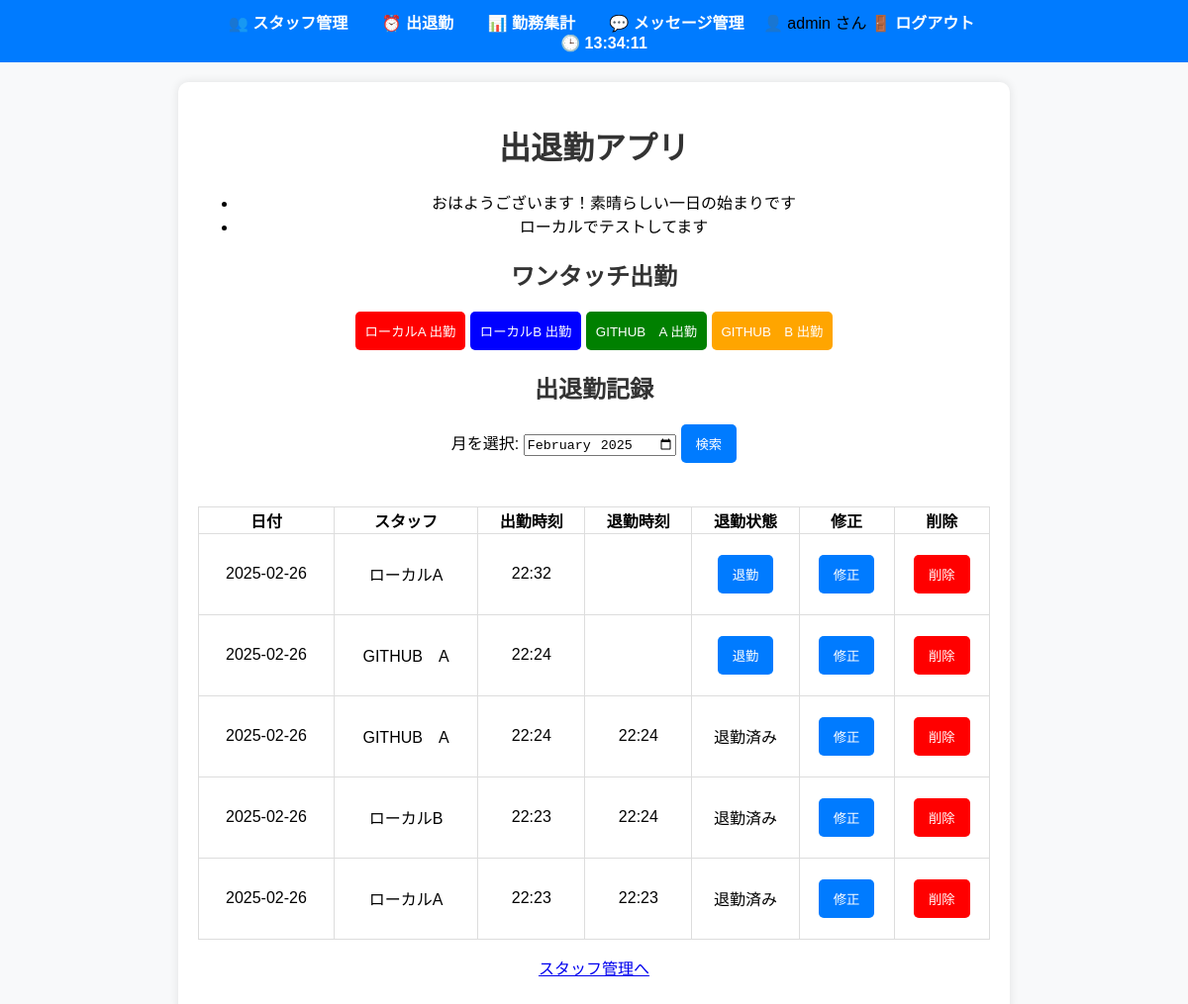
Page /attendance (signed in) on the committed database.
### models.py (models this page shows)
class User(UserMixin, db.Model):
    id = db.Column(db.Integer, primary_key=True)
    username = db.Column(db.String(100), unique=True, nullable=False)
    password = db.Column(db.String(100), nullable=False)  # 本番ではハッシュ化推奨

class Message(db.Model):
    id = db.Column(db.Integer, primary_key=True)
    message_text = db.Column(db.String(255), nullable=False)

class Staff(db.Model):
    id = db.Column(db.Integer, primary_key=True)
    name = db.Column(db.String(100), nullable=False)

class Attendance(db.Model):
    id = db.Column(db.Integer, primary_key=True)
    staff_id = db.Column(db.Integer, db.ForeignKey('staff.id'), nullable=False)
    work_date = db.Column(db.Date, nullable=False)
    clock_in = db.Column(db.Time, nullable=True)
    clock_out = db.Column(db.Time, nullable=True)
    staff = db.relationship('Staff', backref=db.backref('attendances', lazy=True))  # ← 追加！

### routes.py (the view)
@app.route('/attendance', methods=['GET'])
def attendance():
    staff = Staff.query.all()
    selected_month = request.args.get('month', datetime.today().strftime('%Y-%m'))  # デフォルトで今月を表示
    messages = Message.query.all()  # ✅ メッセージを取得
    query = Attendance.query.join(Staff).order_by(Attendance.work_date.desc(), Attendance.clock_in.desc())
    if selected_month:
        query = query.filter(func.strftime('%Y-%m', Attendance.work_date) == selected_month)
    attendance_records = query.all()
    return render_template('attendance.html', staff=staff, attendance_records=attendance_records, selected_month=selected_month, messages=messages)

### routes.py (called while the page is built)
@login_manager.user_loader
def load_user(user_id):
    return User.query.get(int(user_id))

### templates/attendance.html (shortened to what this page needs)
{% extends "base.html" %}
{% block content %}
<h1>出退勤アプリ</h1>
<ul>
    {% if messages %}
        {% for message in messages %}
            <li>{{ message.message_text }}</li>
        {% endfor %}
    {% else %}
        <li>📢 登録されたメッセージはありません。</li>
    {% endif %}
</ul>
<h2>ワンタッチ出勤</h2>
{% set colors = ["red", "blue", "green", "orange", "purple"] %}
{% for person in staff[:5] %}
<form action="{{ url_for('clock_in') }}" method="POST" style="display:inline;">
    <button type="submit" style="background-color: {{ colors[loop.index0 % colors|length] }}; color: white; padding: 10px; border: none; border-radius: 5px; cursor: pointer;">
        {{ person.name }} 出勤
    </button>
</form>
{% endfor %}
<h2>出退勤記録</h2>
<form method="GET">
    <label>月を選択:</label>
    <input type="month" name="month" value="{{ selected_month }}">
    <button type="submit">検索</button>
</form>
<table>
    <tr>
        <th>日付</th>
        <th>スタッフ</th>
        <th>出勤時刻</th>
        <th>退勤時刻</th>
        <th>退勤状態</th>
        <th>修正</th>
        <th>削除</th>
    </tr>
    {% for record in attendance_records %}
    <tr>
        <td>{{ record.work_date }}</td>
        <td>{{ record.staff.name }}</td>
        <td>{{ record.clock_in.strftime('%H:%M') if record.clock_in else '' }}</td>
　　　　　<td>{{ record.clock_out.strftime('%H:%M') if record.clock_out else '' }}</td>
        <td>
            {% if not record.clock_out %}
            <form action="{{ url_for('clock_out', attendance_id=record.id) }}" method="POST">
                <button type="submit">退勤</button>
            </form>
            {% else %}
            退勤済み
            {% endif %}
        </td>
        <td>
            <form action="{{ url_for('edit_attendance', attendance_id=record.id) }}" method="GET">
                <button type="submit">修正</button>
            </form>
        </td>
        <td>
            <form action="{{ url_for('delete_attendance', attendance_id=record.id) }}" method="POST" onsubmit="return confirm('本当に削除しますか？');">
                <button type="submit" style="background-color: red; color: white;">削除</button>
            </form>
        </td>
    </tr>
    {% endfor %}
</table>
<p><a href="{{ url_for('staff_list') }}">スタッフ管理へ</a></p>
{% endblock %}

### templates/base.html (shortened to what this page needs)
<!DOCTYPE html>
<html lang="ja">
<head>
    <link rel="stylesheet" href="{{ url_for('static', filename='style.css') }}">
</head>
<body>
    <nav class="navbar">
        <ul>
            <li><a href="{{ url_for('staff_list') }}">👥 スタッフ管理</a></li>
            <li><a href="{{ url_for('attendance') }}">⏰ 出退勤</a></li>
            <li><a href="{{ url_for('work_summary') }}">📊 勤務集計</a></li>
            <li><a href="{{ url_for('message_list') }}">💬 メッセージ管理</a></li>
            {% if current_user.is_authenticated %}
        <span>👤 {{ current_user.username }} さん</span>
        <a href="{{ url_for('logout') }}">🚪 ログアウト</a>
    {% else %}
        <a href="{{ url_for('login') }}">🔑 ログイン</a>
    {% endif %}
        </ul>
        <span id="current-time"></span>
    </nav>
    <div class="content">
        {% block content %}{% endblock %}
    </div>
</body>
</html>

### static/style.css (style rules this page uses)
.navbar { background-color: #007bff; padding: 10px 0; text-align: center; }
.navbar ul { list-style: none; padding: 0; margin: 0; }
.navbar li { display: inline; margin: 0 15px; }
.navbar a { text-decoration: none; color: white; font-size: 16px; font-weight: bold; }
#current-time { font-size: 16px; color: white; margin-left: 20px; font-weight: bold; }
body { font-family: Arial, sans-serif; margin: 0; padding: 0; background-color: #f8f9fa; text-align: center; }
.content { max-width: 800px; margin: 20px auto; background: white; padding: 20px; border-radius: 10px; box-shadow: 0 0 10px rgba(0, 0, 0, 0.1); }
h1, h2 { color: #333; }
form { margin: 20px 0; }
button { background-color: #007bff; color: white; border: none; padding: 10px 15px; cursor: pointer; border-radius: 5px; }
table { width: 100%; border-collapse: collapse; background-color: white; }
th, td { border: 1px solid #ddd; padding: }

### rows in the picture
User: username "admin"
Message: message_text "おはようございます！素晴らしい一日の始まりです"
Message: message_text "ローカルでテストしてます"
Staff: name "ローカルA"
Staff: name "ローカルB"
Staff: name "GITHUB A"
Staff: name "GITHUB B"
Attendance: work_date "2025-02-26", staff.name "ローカルA", clock_in "22:32"
Attendance: work_date "2025-02-26", staff.name "GITHUB A", clock_in "22:24"
Attendance: work_date "2025-02-26", staff.name "GITHUB A", clock_in "22:24", clock_out "22:24", shows "退勤済み"
Attendance: work_date "2025-02-26", staff.name "ローカルB", clock_in "22:23", clock_out "22:24", shows "退勤済み"
Attendance: work_date "2025-02-26", staff.name "ローカルA", clock_in "22:23", clock_out "22:23", shows "退勤済み"
